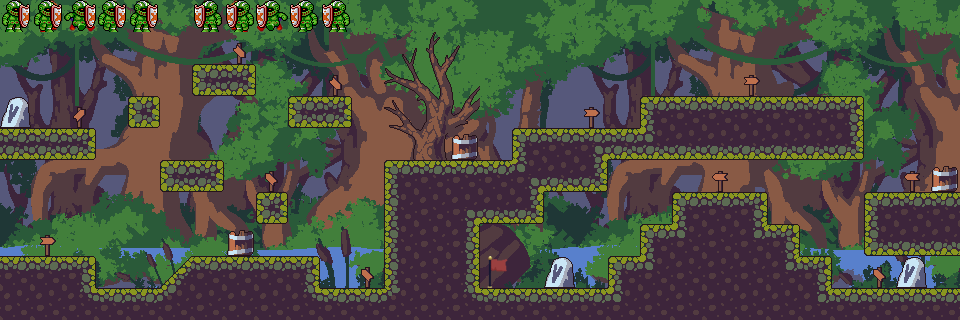

The image is a tile-based game level rendered from a .tmx file. Its description and source (layers, tilesets, objects; grid data summarised) follow:
An orthogonal 30x10 tile map with 32x32 px tiles, 6 tile layers (Pozadina, Platforme, Ukras, Flag, ...), 32 tilesets and 6 objects (Projektil, c5, c3, c2, c1, ...).

<map version="1.10" tiledversion="1.10.2" orientation="orthogonal" renderorder="right-down" width="30" height="10" tilewidth="32" tileheight="32" infinite="0" nextlayerid="10" nextobjectid="11">
 <editorsettings>
  <export target="../Map1.js" format="js" />
 </editorsettings>
 <tileset firstgid="1" name="Background" tilewidth="32" tileheight="32" tilecount="180" columns="18">
  <image source="free-swamp-game-tileset-pixel-art/2 Background/Background.png" width="576" height="324" />
 </tileset>
 <tileset firstgid="181" name="Tileset" tilewidth="32" tileheight="32" tilecount="60" columns="10">
  <image source="free-swamp-game-tileset-pixel-art/1 Tiles/Tileset.png" width="320" height="192" />
 </tileset>
 <tileset firstgid="241" name="3" tilewidth="32" tileheight="32" tilecount="12" columns="3">
  <image source="free-swamp-game-tileset-pixel-art/3 Objects/Trees/3.png" width="123" height="150" />
 </tileset>
 <tileset firstgid="253" name="Preview A" tilewidth="32" tileheight="32" tilecount="24" columns="6">
  <image source="Retro Impact Effect Pack 3/Preview A.gif" width="192" height="128" />
 </tileset>
 <tileset firstgid="277" name="01" tilewidth="32" tileheight="32" tilecount="1" columns="1">
  <image source="Tonma/01.png" width="32" height="32" />
 </tileset>
 <tileset firstgid="278" name="02" tilewidth="32" tileheight="32" tilecount="1" columns="1">
  <image source="Tonma/02.png" width="32" height="32" />
 </tileset>
 <tileset firstgid="279" name="03" tilewidth="32" tileheight="32" tilecount="1" columns="1">
  <image source="Tonma/03.png" width="32" height="32" />
 </tileset>
 <tileset firstgid="280" name="04" tilewidth="32" tileheight="32" tilecount="1" columns="1">
  <image source="Tonma/04.png" width="32" height="32" />
 </tileset>
 <tileset firstgid="281" name="05" tilewidth="32" tileheight="32" tilecount="320" columns="20">
  <image source="Tonma/05.png" width="640" height="512" />
 </tileset>
 <tileset firstgid="601" name="01" tilewidth="32" tileheight="32" tilecount="1" columns="1">
  <image source="Enemy1/01.png" width="32" height="32" />
 </tileset>
 <tileset firstgid="602" name="02" tilewidth="32" tileheight="32" tilecount="1" columns="1">
  <image source="Enemy1/02.png" width="32" height="32" />
 </tileset>
 <tileset firstgid="603" name="03" tilewidth="32" tileheight="32" tilecount="1" columns="1">
  <image source="Enemy1/03.png" width="32" height="32" />
 </tileset>
 <tileset firstgid="604" name="06" tilewidth="32" tileheight="32" tilecount="1" columns="1">
  <image source="Tonma/06.png" width="32" height="32" />
 </tileset>
 <tileset firstgid="605" name="07" tilewidth="32" tileheight="32" tilecount="1" columns="1">
  <image source="Tonma/07.png" width="32" height="32" />
 </tileset>
 <tileset firstgid="606" name="08" tilewidth="32" tileheight="32" tilecount="1" columns="1">
  <image source="Tonma/08.png" width="32" height="32" />
 </tileset>
 <tileset firstgid="607" name="09" tilewidth="32" tileheight="32" tilecount="1" columns="1">
  <image source="Tonma/09.png" width="32" height="32" />
 </tileset>
 <tileset firstgid="608" name="04" tilewidth="32" tileheight="32" tilecount="1" columns="1">
  <image source="Enemy1/04.png" width="32" height="32" />
 </tileset>
 <tileset firstgid="609" name="05" tilewidth="32" tileheight="32" tilecount="1" columns="1">
  <image source="Enemy1/05.png" width="32" height="32" />
 </tileset>
 <tileset firstgid="610" name="06" tilewidth="32" tileheight="32" tilecount="1" columns="1">
  <image source="Enemy1/06.png" width="32" height="32" />
 </tileset>
 <tileset firstgid="611" name="6" tilewidth="32" tileheight="32" tilecount="1" columns="1">
  <image source="free-swamp-game-tileset-pixel-art/3 Objects/Boxes/6.png" width="32" height="32" />
 </tileset>
 <tileset firstgid="612" name="1" tilewidth="32" tileheight="32" tilecount="1" columns="1">
  <image source="free-swamp-game-tileset-pixel-art/3 Objects/Pointers/1.png" width="32" height="32" />
 </tileset>
 <tileset firstgid="613" name="2" tilewidth="32" tileheight="32" tilecount="1" columns="1">
  <image source="free-swamp-game-tileset-pixel-art/3 Objects/Pointers/2.png" width="32" height="32" />
 </tileset>
 <tileset firstgid="614" name="3" tilewidth="32" tileheight="32" tilecount="1" columns="1">
  <image source="free-swamp-game-tileset-pixel-art/3 Objects/Pointers/3.png" width="32" height="32" />
 </tileset>
 <tileset firstgid="615" name="4" tilewidth="32" tileheight="32" tilecount="1" columns="1">
  <image source="free-swamp-game-tileset-pixel-art/3 Objects/Pointers/4.png" width="32" height="32" />
 </tileset>
 <tileset firstgid="616" name="5" tilewidth="32" tileheight="32" tilecount="1" columns="1">
  <image source="free-swamp-game-tileset-pixel-art/3 Objects/Pointers/5.png" width="32" height="32" />
 </tileset>
 <tileset firstgid="617" name="5" tilewidth="32" tileheight="32" tilecount="1" columns="1">
  <image source="free-swamp-game-tileset-pixel-art/3 Objects/Stones/5.png" width="32" height="32" />
 </tileset>
 <tileset firstgid="618" name="01" tilewidth="32" tileheight="32" tilecount="1" columns="1">
  <image source="Coin/01.png" width="32" height="32" />
 </tileset>
 <tileset firstgid="619" name="02" tilewidth="32" tileheight="32" tilecount="1" columns="1">
  <image source="Coin/02.png" width="32" height="32" />
 </tileset>
 <tileset firstgid="620" name="03" tilewidth="32" tileheight="32" tilecount="1" columns="1">
  <image source="Coin/03.png" width="32" height="32" />
 </tileset>
 <tileset firstgid="621" name="04" tilewidth="32" tileheight="32" tilecount="1" columns="1">
  <image source="Coin/04.png" width="32" height="32" />
 </tileset>
 <tileset firstgid="622" name="05" tilewidth="32" tileheight="32" tilecount="1" columns="1">
  <image source="Coin/05.png" width="32" height="32" />
 </tileset>
 <tileset firstgid="623" name="01" tilewidth="32" tileheight="32" tilecount="1" columns="1">
  <image source="Flag/01.png" width="32" height="32" />
 </tileset>
 <layer id="1" name="Pozadina" width="30" height="10">
  <data>[300 cells, 300 non-empty, 180 distinct tile ids]</data>
 </layer>
 <layer id="2" name="Platforme" width="30" height="10">
  <data>[300 cells, 106 non-empty, 22 distinct tile ids]</data>
 </layer>
 <layer id="3" name="Ukras" width="30" height="10">
  <data>[300 cells, 28 non-empty, 18 distinct tile ids]</data>
 </layer>
 <objectgroup id="4" name="Razno">
  <properties>
   <property name="class" value="items" />
  </properties>
  <object id="4" name="Projektil" gid="328" x="32" y="128" width="32" height="32" />
  <object id="6" name="c5" gid="618" x="928" y="256" width="32" height="32" />
  <object id="7" name="c3" gid="618" x="544" y="96" width="32" height="32" />
  <object id="8" name="c2" gid="618" x="192" y="32" width="32" height="32" />
  <object id="9" name="c1" gid="618" x="160" y="128" width="32" height="32" />
  <object id="10" name="c4" gid="618" x="800" y="64" width="32" height="32" />
 </objectgroup>
 <layer id="9" name="Flag" width="30" height="10">
  <data>[300 cells, 1 non-empty, 1 distinct tile ids]</data>
 </layer>
 <layer id="5" name="Tonma" width="30" height="10">
  <properties>
   <property name="class" value="Tonma" />
  </properties>
  <data>[300 cells, 10 non-empty, 8 distinct tile ids]</data>
 </layer>
 <layer id="6" name="Enemy1" width="30" height="10">
  <properties>
   <property name="class" value="Enemy1" />
  </properties>
  <data>[300 cells, 10 non-empty, 6 distinct tile ids]</data>
 </layer>
</map>
